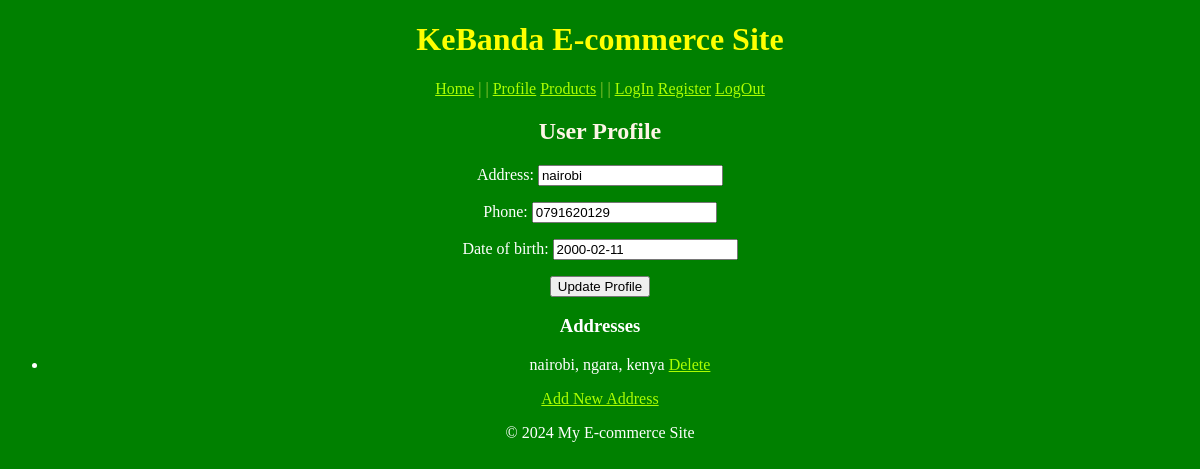
The app's page /users/profile/ (signed in) with its own data.
### users/models.py (models this page shows, shortened)
class Profile(models.Model):
    user = models.OneToOneField(User, on_delete=models.CASCADE)
    address = models.CharField(max_length=255)
    phone = models.CharField(max_length=15)
    date_of_birth = models.DateField(null=True, blank=True)

class Address(models.Model):
    user = models.ForeignKey(User, on_delete=models.CASCADE, related_name='addresses')
    address_line = models.CharField(max_length=255)
    county = models.CharField(max_length=100)
    town = models.CharField(max_length=100)
    is_default = models.BooleanField(default=False)

### users/views.py (the view)
# urls.py: path('profile/', views.profile_view, name='profile'),
@login_required
def profile_view(request):
    profile, created = Profile.objects.get_or_create(user=request.user)
    if request.method == 'POST':
        profile_form = ProfileUpdateForm(request.POST, instance=profile)
        if profile_form.is_valid():
            profile_form.save()
            return redirect('profile')
    else:
        profile_form = ProfileUpdateForm(instance=profile)
    addresses = Address.objects.filter(user=request.user)
    context = {
        'profile_form': profile_form,
        'addresses': addresses,
    }
    return render(request, 'users/profile.html', context)

### users/forms.py
class ProfileUpdateForm(forms.ModelForm):
    class Meta:
        model = Profile
        fields = ['address', 'phone', 'date_of_birth']

### users/templates/users/profile.html (shortened to what this page needs)
{% extends "base.html" %}
{% block content %}
<h2>User Profile</h2>
<form method="POST">
    {{ profile_form.as_p }}
    <button type="submit">Update Profile</button>
</form>
<h3>Addresses</h3>
<ul>
    {% for address in addresses %}
        <li>{{ address.address_line }}, {{ address.town }}, {{ address.county }}
            <a href="{% url 'delete_address' address.id %}">Delete</a>
        </li>
    {% empty %}
        <li>No addresses added.</li>
    {% endfor %}
</ul>
<a href="{% url 'add_address' %}">Add New Address</a>
{% endblock %}

### templates/base.html (style rules this page uses)
body { background-color: green; text-align: center; color: white; }
a { color: rgb(170, 255, 0); }
h2 { color: oldlace; }

### records on screen
Profile: address "nairobi", phone "0791620129", date_of_birth "2000-02-11"
Address: address_line "nairobi", town "ngara", county "kenya"
